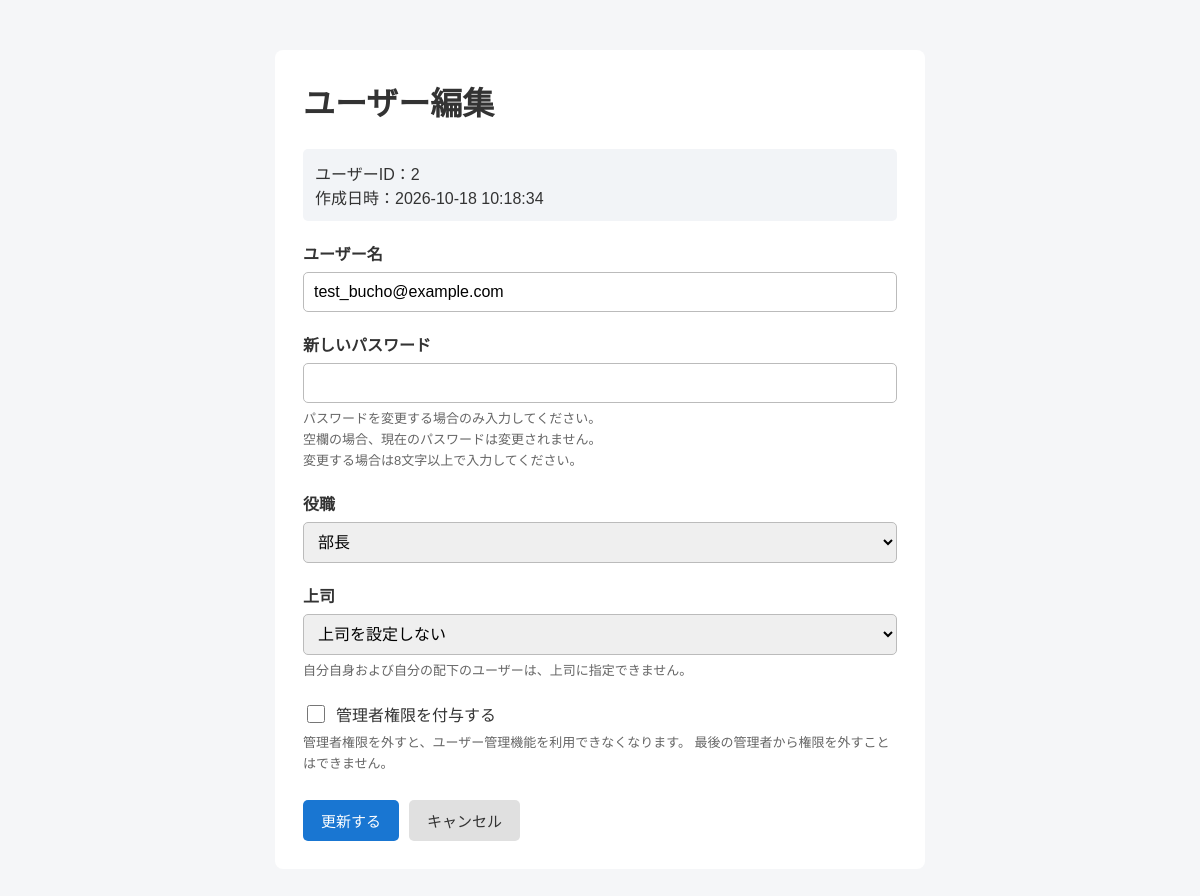
The page /user_edit.php?id=2 (signed in) on the database its author committed.
### tables this page shows
CREATE TABLE users (
    id INTEGER PRIMARY KEY AUTOINCREMENT,
    username TEXT NOT NULL UNIQUE,
    password_hash TEXT NOT NULL,
    role_title TEXT NOT NULL DEFAULT '一般'
        CHECK (role_title IN ('一般', '主任', '課長代理', '課長', '部長')),
    manager_id INTEGER,
    is_admin INTEGER NOT NULL DEFAULT 0
        CHECK (is_admin IN (0, 1)),
    created_at TEXT NOT NULL,
    FOREIGN KEY (manager_id)
        REFERENCES users(id)
        ON DELETE SET NULL
);

### lib/functions.php (called while the page is built)
<?php
function h($value)
{
    return htmlspecialchars(
        $value ?? '',
        ENT_QUOTES,
        'UTF-8'
    );
}

### public/user_edit.php (the view, shortened to what this page needs)
<?php
require_once __DIR__ . '/../config/database.php';
require_once __DIR__ . '/../lib/functions.php';
$idInput = $_GET['id'] ?? '';
$userId = (int) $idInput;
$stmt = $pdo->prepare(
    'SELECT id, username, role_title, manager_id, is_admin, created_at
     FROM users
     WHERE id = :id'
);
$stmt->execute([
    ':id' => $userId,
]);
$user = $stmt->fetch();
$roleTitles = [
    '一般',
    '主任',
    '課長代理',
    '課長',
    '部長',
];
?>
<!DOCTYPE html>
<html lang="ja">
<head>
</head>
<body>
<div class="container">
    <h1>ユーザー編集</h1>
    <div class="user-info">
        ユーザーID：<?= (int) $user['id'] ?><br>
        作成日時：<?= h($user['created_at']) ?>
    </div>
    <form action="user_update.php" method="post">
        <div class="form-group">
            <label for="username">ユーザー名</label>
            <input
                type="text"
                id="username"
                name="username"
                value="<?= h($user['username']) ?>"
                maxlength="100"
                required
                autocomplete="off"
            >
        </div>
        <div class="form-group">
            <label for="password">新しいパスワード</label>
            <input
                type="password"
                id="password"
                name="password"
                minlength="8"
                autocomplete="new-password"
            >
            <div class="help">
                パスワードを変更する場合のみ入力してください。<br>
                空欄の場合、現在のパスワードは変更されません。<br>
                変更する場合は8文字以上で入力してください。
            </div>
        </div>
        <div class="form-group">
            <label for="role_title">役職</label>
            <select
                id="role_title"
                name="role_title"
                required
            >
                <?php foreach ($roleTitles as $roleTitle): ?>
                    <option
                        value="<?= h($roleTitle) ?>"
                        <?= $user['role_title'] === $roleTitle ? 'selected' : '' ?>
                    >
                        <?= h($roleTitle) ?>
                    </option>
                <?php endforeach; ?>
            </select>
        </div>
        <div class="form-group">
            <label for="manager_id">上司</label>
            <select id="manager_id" name="manager_id">
                <option value="">上司を設定しない</option>
            </select>
            <div class="help">
                自分自身および自分の配下のユーザーは、上司に指定できません。
            </div>
        </div>
        <div class="form-group">
            <label class="checkbox-label" for="is_admin">
                <input
                    type="checkbox"
                    id="is_admin"
                    name="is_admin"
                    value="1"
                    <?= (int) $user['is_admin'] === 1 ? 'checked' : '' ?>
                >
                管理者権限を付与する
            </label>
            <div class="help">
                管理者権限を外すと、ユーザー管理機能を利用できなくなります。
                最後の管理者から権限を外すことはできません。
            </div>
        </div>
        <div class="buttons">
            <button
                type="submit"
                class="button submit-button"
            >
                更新する
            </button>
            <a
                href="users.php"
                class="button back-button"
            >
                キャンセル
            </a>
        </div>
    </form>
</div>
</body>
</html>

### public/user_edit.php (style rules this page uses)
body { margin: 0; padding: 20px; background: #f5f6f8; font-family: sans-serif; color: #333; }
.container { max-width: 650px; margin: 30px auto; padding: 28px; background: #fff; border-radius: 8px; box-sizing: border-box; }
h1 { margin-top: 0; margin-bottom: 25px; }
.form-group { margin-bottom: 20px; }
label { display: block; margin-bottom: 7px; font-weight: bold; }
input[type="text"], input[type="password"], select { width: 100%; padding: 10px; border: 1px solid #bbb; border-radius: 5px; box-sizing: border-box; font-size: 16px; }
.checkbox-label { display: flex; align-items: center; gap: 8px; font-weight: normal; }
.checkbox-label input { width: 18px; height: 18px; }
.help { margin-top: 6px; color: #666; font-size: 13px; line-height: 1.6; }
.buttons { display: flex; gap: 10px; flex-wrap: wrap; margin-top: 25px; }
.button { display: inline-block; padding: 10px 18px; border: 0; border-radius: 5px; font-size: 15px; text-decoration: none; cursor: pointer; }
.submit-button { background: #1976d2; color: #fff; }
.back-button { background: #e0e0e0; color: #333; }
.user-info { margin-bottom: 20px; padding: 12px; background: #f2f4f7; border-radius: 5px; }

### rows shown on the page
users: id "2", created_at "2026-10-18 10:18:34", username "test_bucho@example.com"

### other values the page prints
form field role_title "部長"
